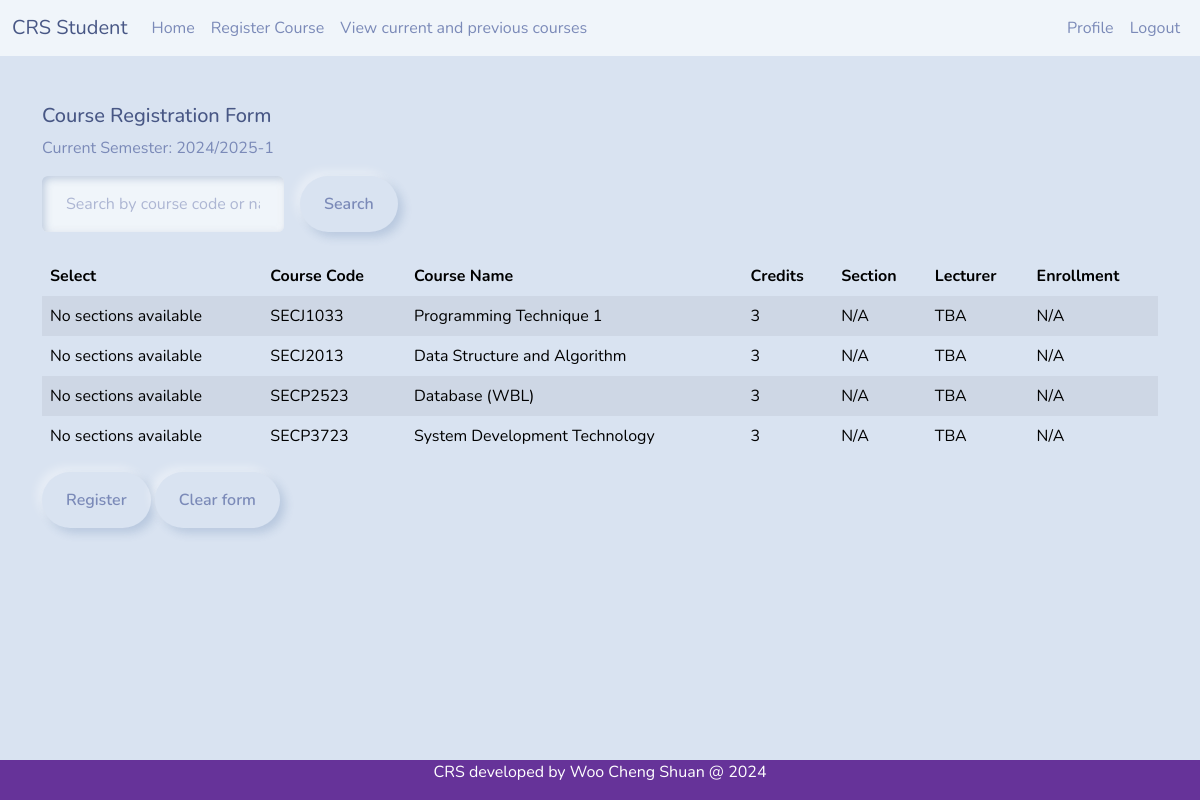
Before: /courseregister.php (signed in) with the older database file.
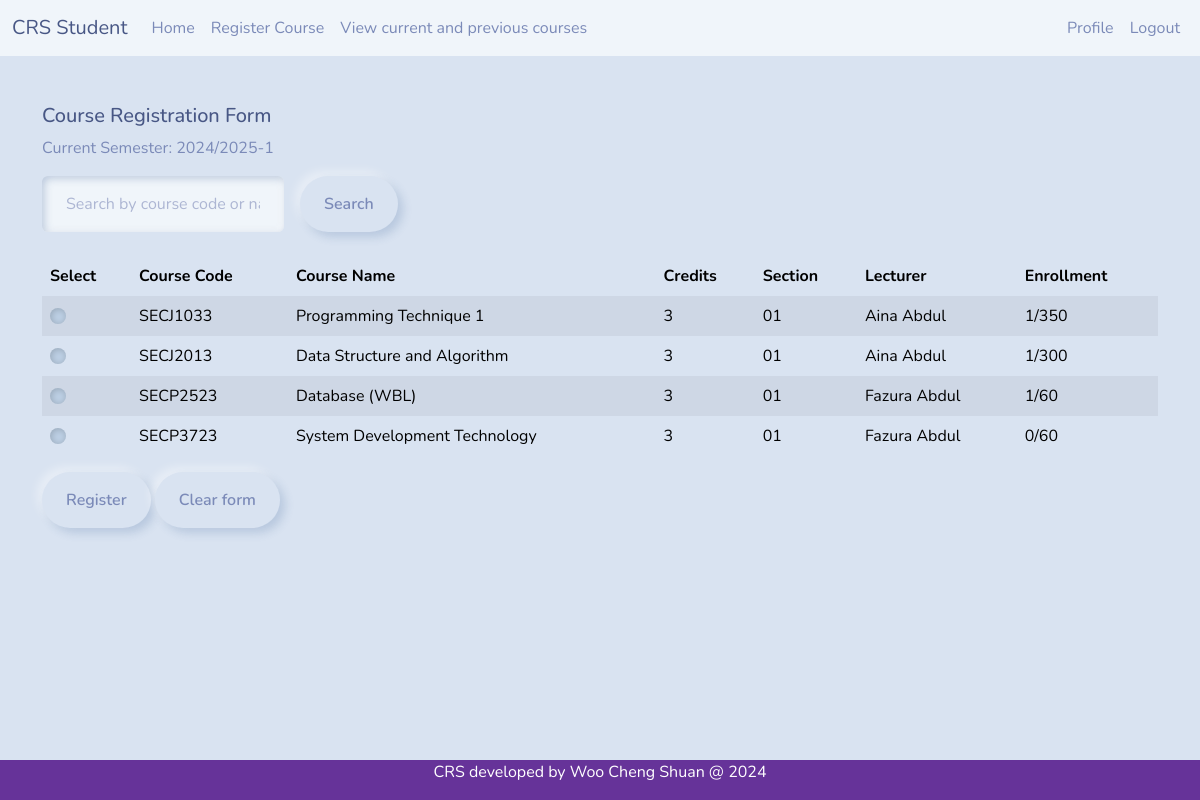
After: the same page with the newer database file.
### tables this page shows
CREATE TABLE `tb_course` (
  `c_code` varchar(10) NOT NULL,
  `c_name` varchar(30) NOT NULL,
  `c_credit` int(11) NOT NULL,
  `c_lec` varchar(10) NOT NULL,
  `c_maxstudent` int(11) NOT NULL,
  `c_sem` varchar(20) NOT NULL
);

CREATE TABLE `tb_section` (
  `s_id` int(11) NOT NULL,
  `s_course_code` varchar(10) NOT NULL,
  `s_number` varchar(5) NOT NULL,
  `s_maxstudent` int(11) NOT NULL,
  `s_sem` varchar(20) NOT NULL,
  `s_lecturer` varchar(10) DEFAULT NULL
);

CREATE TABLE `tb_user` (
  `u_sno` varchar(10) NOT NULL,
  `u_pwd` varchar(255) DEFAULT NULL,
  `u_name` varchar(50) NOT NULL,
  `u_contact` varchar(20) DEFAULT NULL,
  `u_state` varchar(20) NOT NULL,
  `u_req` timestamp NULL DEFAULT NULL,
  `u_email` varchar(30) NOT NULL,
  `u_utype` int(11) NOT NULL,
  `session_id` varchar(255) DEFAULT NULL,
  `last_activity` datetime DEFAULT NULL
);

### courseregister.php (the view, shortened to what this page needs)
<?php
include 'headerstudent.php';
include 'dbconnect.php';
?>
<div class="container">
  <?php
  $sql = "SELECT active_semester FROM tb_settings ORDER BY id DESC LIMIT 1";
  $result = mysqli_query($con, $sql);
  $activeSemester = mysqli_fetch_array($result)['active_semester'];
  ?>
  <br><br><h5>Course Registration Form</h5>
  <p>Current Semester: <?php echo $activeSemester; ?></p>
  <div class="mb-4">
    <form method="GET" action="" class="row g-3">
      <div class="col-auto">
        <input type="text" class="form-control" name="search" placeholder="Search by course code or name"
          value="<?php echo isset($_GET['search']) ? htmlspecialchars($_GET['search']) : ''; ?>">
      </div>
      <div class="col-auto">
        <button type="submit" class="btn btn-primary">Search</button>
      </div>
    </form>
  </div>
  <form method="POST" action="courseregisterprocess.php" onsubmit="return confirmSubmission()">
    <table class="table table-striped table-hover">
      <thead>
        <tr>
          <th>Select</th>
          <th>Course Code</th>
          <th>Course Name</th>
          <th>Credits</th>
          <th>Section</th>
          <th>Lecturer</th>
          <th>Enrollment</th>
        </tr>
      </thead>
      <tbody>
        <?php
        $sql = "SELECT
                    c.*,
                    s.s_id,
                    s.s_number,
                    s.s_maxstudent,
                    u.u_name as lecturer_name,
                    COUNT(DISTINCT CASE
                        WHEN r.r_status IN (1, 2) THEN r.r_tid  -- Count only pending (1) and approved (2) registrations
                        ELSE NULL
                    END) as current_students
                FROM tb_course c
                LEFT JOIN tb_section s ON c.c_code = s.s_course_code AND s.s_sem = c.c_sem
                LEFT JOIN tb_user u ON s.s_lecturer = u.u_sno
                LEFT JOIN tb_registration r ON s.s_id = r.r_section
                    AND r.r_sem = c.c_sem
                WHERE c.c_sem = ?";
        $sql .= " GROUP BY c.c_code, s.s_id";
        $sql .= " ORDER BY c.c_code, s.s_number";
        $stmt = mysqli_prepare($con, $sql);
        if(isset($_GET['search']) && !empty($_GET['search'])) {
            $search = '%' . $_GET['search'] . '%';
            mysqli_stmt_bind_param($stmt, "sss", $activeSemester, $search, $search);
        } else {
            mysqli_stmt_bind_param($stmt, "s", $activeSemester);
        }
        mysqli_stmt_execute($stmt);
        $result = mysqli_stmt_get_result($stmt);
        while($row = mysqli_fetch_array($result)) {
            echo "<tr>";
            echo "<td>";
            if ($row['s_id']) {
                $is_full = ($row['current_students'] >= $row['s_maxstudent']);
                if ($is_full) {
                    echo '<span class="text-danger">Section Full</span>';
                } else {
                    echo '<input class="form-check-input" type="radio" name="fcourse[' . $row['c_code'] . ']" value="' . $row['s_id'] . '">';
                }
            } else {
                echo 'No sections available';
            }
            echo "</td>";
            echo "<td>" . $row['c_code'] . "</td>";
            echo "<td>" . $row['c_name'] . "</td>";
            echo "<td>" . $row['c_credit'] . "</td>";
            echo "<td>" . ($row['s_number'] ? $row['s_number'] : 'N/A') . "</td>";
            echo "<td>" . ($row['lecturer_name'] ? $row['lecturer_name'] : 'TBA') . "</td>";
            echo "<td>" .
                ($row['s_maxstudent'] ?
                    $row['current_students'] . '/' . $row['s_maxstudent'] .
                    ($row['current_students'] >= $row['s_maxstudent'] ? ' <span class="text-danger">(Full)</span>' : '')
                    : 'N/A') .
                "</td>";
            echo "</tr>";
        }
        ?>
      </tbody>
    </table>
    <div class="mt-3 mb-5">
      <button type="submit" class="btn btn-primary">Register</button>
      <button type="reset" class="btn btn-warning">Clear form</button>
    </div>
  </form>
  <br><br><br><br><br><br>
</div>
<?php include 'footer.php';?>

Changed rows visible on the page:
no longer on this page (row unchanged): tb_course: shows "No sections available", c_code "SECJ1033", c_name "Programming Technique 1", c_credit "3", shows "N/A", shows "TBA"
no longer on this page (row unchanged): tb_course: shows "No sections available", c_code "SECJ2013", c_name "Data Structure and Algorithm", c_credit "3", shows "N/A", shows "TBA"
no longer on this page (row unchanged): tb_course: shows "No sections available", c_code "SECP2523", c_name "Database (WBL)", c_credit "3", shows "N/A", shows "TBA"
no longer on this page (row unchanged): tb_course: shows "No sections available", c_code "SECP3723", c_name "System Development Technology", c_credit "3", shows "N/A", shows "TBA"
added tb_section: s_course_code.c_code "SECJ1033", s_course_code.c_name "Programming Technique 1", s_course_code.c_credit "3", s_number "01", s_lecturer.u_name "Aina Abdul", current_students "1", s_maxstudent "350"
added tb_section: s_course_code.c_code "SECJ2013", s_course_code.c_name "Data Structure and Algorithm", s_course_code.c_credit "3", s_number "01", s_lecturer.u_name "Aina Abdul", current_students "1", s_maxstudent "300"
added tb_section: s_course_code.c_code "SECP2523", s_course_code.c_name "Database (WBL)", s_course_code.c_credit "3", s_number "01", s_lecturer.u_name "Fazura Abdul", current_students "1", s_maxstudent "60"
added tb_section: s_course_code.c_code "SECP3723", s_course_code.c_name "System Development Technology", s_course_code.c_credit "3", s_number "01", s_lecturer.u_name "Fazura Abdul", current_students "0", s_maxstudent "60"
